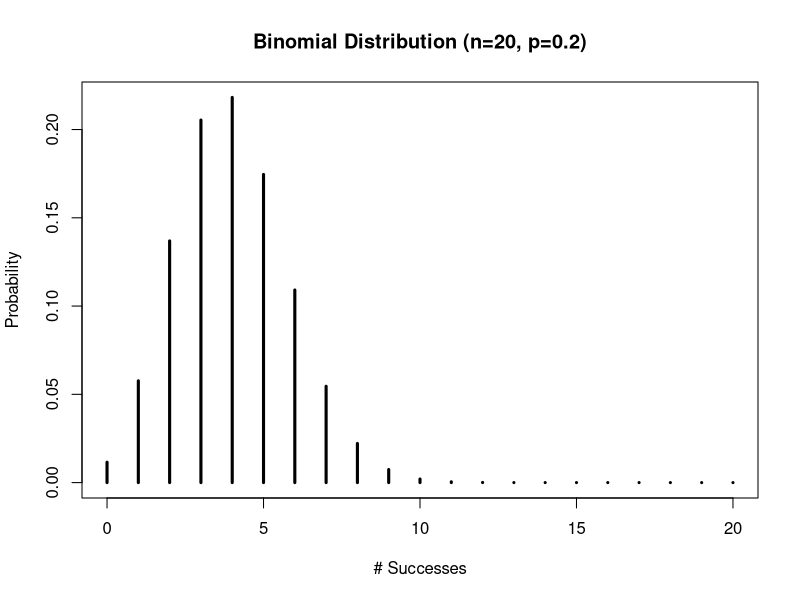

The R source for this figure: (Note: this script raises an error after producing the figure.)
#NOMOR 2.

#NOMOR 2.A.
x <- 0:4
size <- 20
prob <- 0.2
p <- dbinom(x,size,prob)
p

#NOMOR 2.B.
x <- 0:20
plot(x,dbinom(x,size,prob),
     type='h',
     main='Binomial Distribution (n=20, p=0.2)',
     ylab='Probability',
     xlab ='# Successes',
     lwd=3)

#NOMOR 3.B.
data=cbind(x,p,x*p,x^2*p)
data

rownames(data)=0:4
colnames(data)=c("x","p","xp","x^2p")
data

addmargins(data,1)